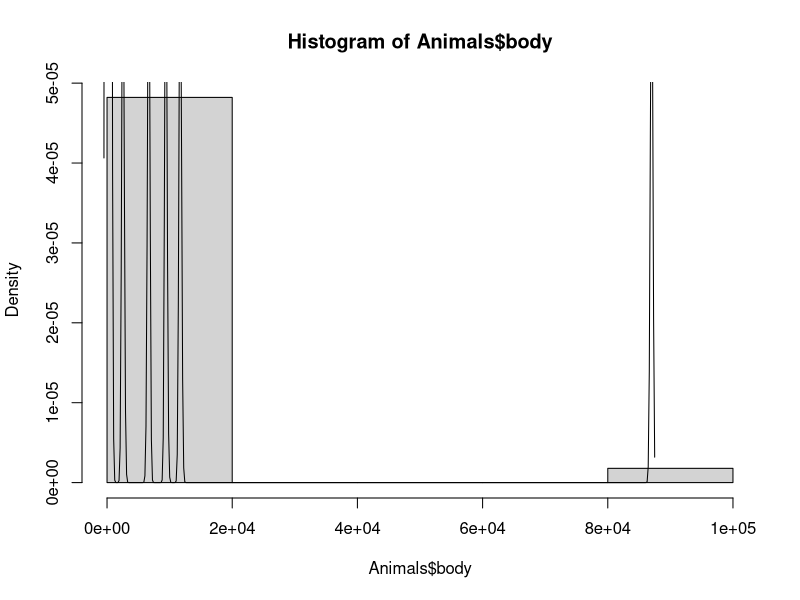
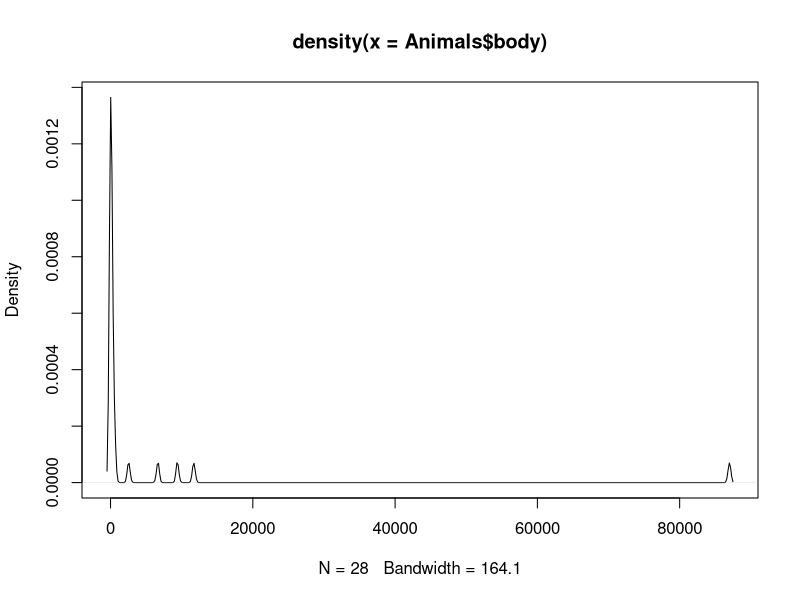
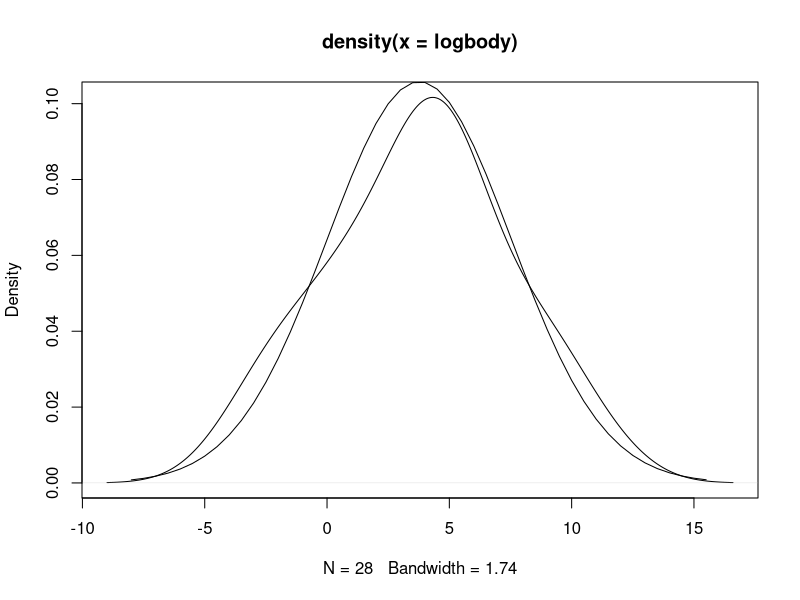

The R source for these figures, in order:
#2) Data whose distribution is close to lognormal are common. Size measurements of biological
#organisms often have this character. As an example, consider the measurements of
#body weight (body),in the data frame Animals (MASS). Begin by drawing a histogram of
#the untransformed values,and overlaying a density curve. Then

library(MASS)
hist(Animals$body,prob=TRUE)
lines(density(Animals$body,lwd=2,col="chocolate3"))
#(a) Draw an estimated density curve for the logarithms of the values.
library(MASS)
plot(density(Animals$body))
logbody<-log(Animals$body)
plot(density(logbody))
#(b) Determine the mean and standard deviation of log(Animals$body). Overlay the estimated
#density with the theoretical density for a normal distribution with the mean
#and standard deviation just obtained.
Mean<-mean(logbody)
Standard_Deviation<-sd(logbody)
xval <- pretty(c(Mean - 3 * Standard_Deviation, Mean + 3 * Standard_Deviation), 50)
lines(xval, dnorm(xval, mean = Mean, sd = Standard_Deviation))
